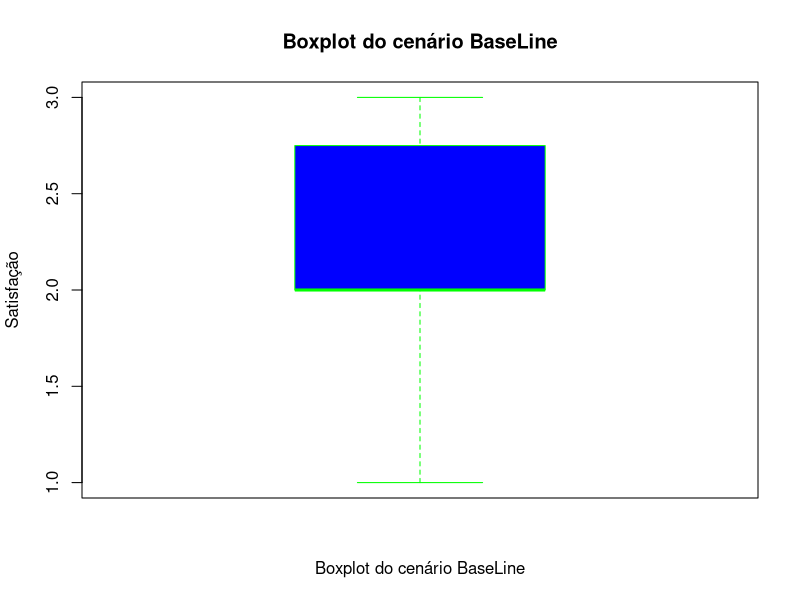
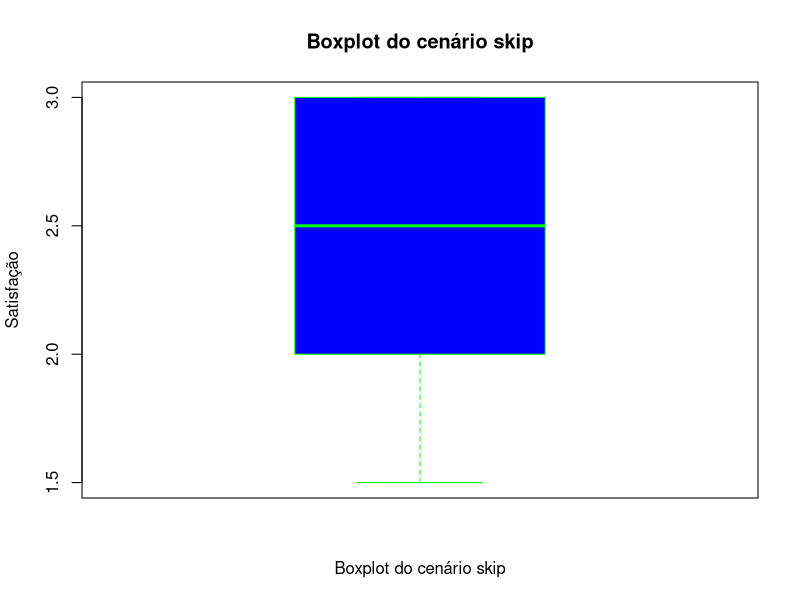
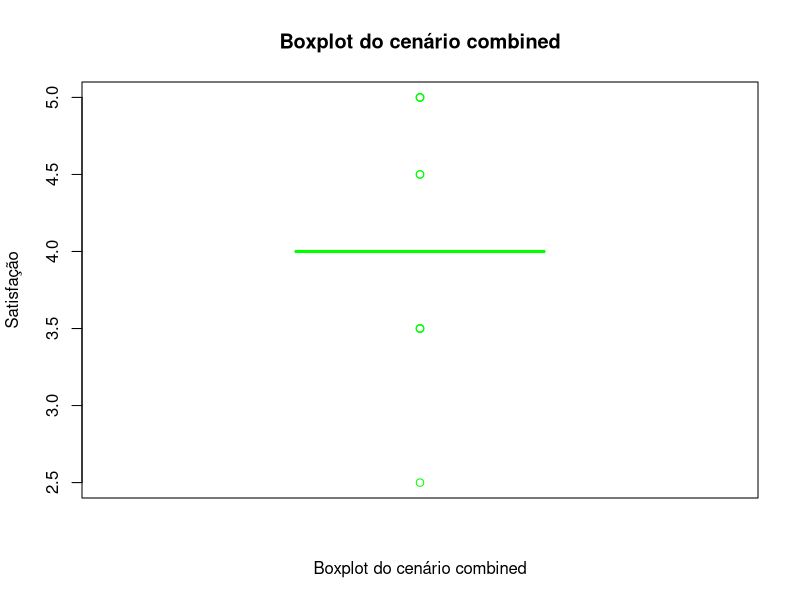
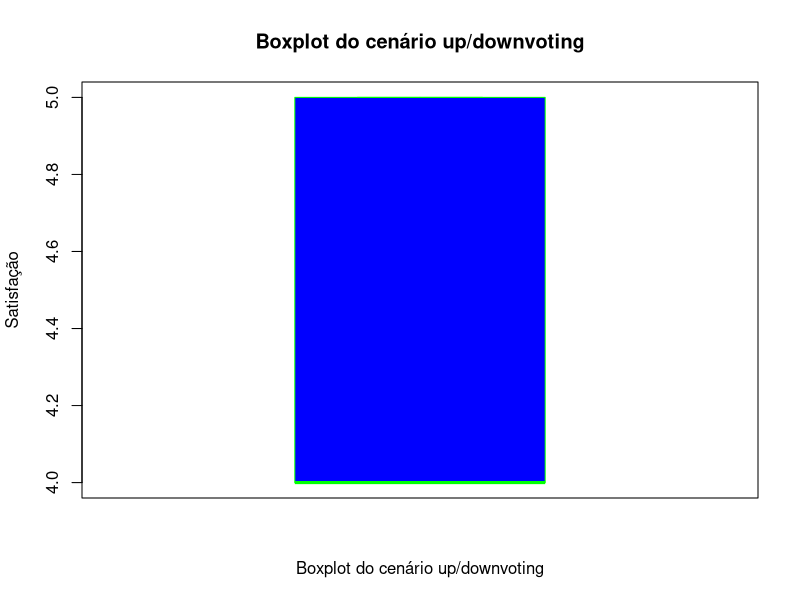

Here is the R script that generated these plots, in order: (Note: a time limit stopped this script after it produced the figures.)
## ---- chunk 1
library(tidyverse)
theme_set(theme_bw())
library(viridis)
library(boot)
library(broom)

knitr::opts_chunk$set(tidy = FALSE,
                      fig.width = 6,
                      fig.height = 5)

## ---- chunk 2
dados = read_csv(here::here("data/satisfacoes.csv"), 
                 col_types = "cdcc") 

glimpse(dados)
## ---- chunk 3
baseLine <- filter(dados, scenario == "baseline")

boxplot(baseLine$satisfaction,
main = "Boxplot do cenário BaseLine",
xlab = "Boxplot do cenário BaseLine",
ylab = "Satisfação",
col = "blue",
border = "green",
horizontal = FALSE
)
## ---- chunk 4
baseLine <- filter(dados, scenario == "skip")

boxplot(baseLine$satisfaction,
main = "Boxplot do cenário skip",
xlab = "Boxplot do cenário skip",
ylab = "Satisfação",
col = "blue",
border = "green",
horizontal = FALSE
)
## ---- chunk 5
baseLine <- filter(dados, scenario == "combined")

boxplot(baseLine$satisfaction,
main = "Boxplot do cenário combined",
xlab = "Boxplot do cenário combined",
ylab = "Satisfação",
col = "blue",
border = "green",
horizontal = FALSE
)
## ---- chunk 6
baseLine <- filter(dados, scenario == "up/downvoting")

boxplot(baseLine$satisfaction,
main = "Boxplot do cenário up/downvoting",
xlab = "Boxplot do cenário up/downvoting",
ylab = "Satisfação",
col = "blue",
border = "green",
horizontal = FALSE
)
## ---- chunk 7
theta <- function(dados, n = 1:NROW(dados), cenarios = c()) {
  if (length(cenarios) != 0)
    dados <- filter(dados, scenario %in% cenarios)
  
  cenarios <- as.factor(dados$scenario) %>% levels()
  
  agrupado = dados %>%
    slice(n) %>%
    group_by(scenario) %>%
    summarise(mean = mean(satisfaction), .groups = 'drop')
  
  
  b = agrupado %>% filter(scenario == cenarios[1]) %>% pull(mean)
  l = agrupado %>% filter(scenario == cenarios[2]) %>% pull(mean)
  l - b
}
## ---- chunk 8
addIntervaloConfianca <- function(ic, cenarios) {
  data.frame(
    base_scenario = cenarios[1],
    cenarios = cenarios[2],
    statistic = ic$statistic,
    conf.low = ic$conf.low,
    conf.high = ic$conf.high
  )
}
## ---- chunk 9
getIntervaloConfianca <- function(df, f, t) {
  df %>%
    filter(scenario %in% f) %>%
    boot(statistic = t,
         R = 4000) %>%
    tidy(conf.level = .95,
         conf.method = "bca",
         conf.int = TRUE)
}

df_comp <- data.frame()
## ---- chunk 10
cenarios = c("baseline", "up/downvoting")
set.seed(1L)
ic <- getIntervaloConfianca(dados, cenarios, theta)
df_comp <- rbind(df_comp, addIntervaloConfianca(ic, cenarios))

ic
## ---- chunk 11
cenarios = c("baseline", "skip")
set.seed(1L)
ic <- getIntervaloConfianca(dados, cenarios, theta)
df_comp <- rbind(df_comp, addIntervaloConfianca(ic, cenarios))

ic
## ---- chunk 12
cenarios = c("baseline", "combined")
set.seed(1L)
ic <- getIntervaloConfianca(dados, cenarios, theta)
df_comp <- rbind(df_comp, addIntervaloConfianca(ic, cenarios))

ic
## ---- chunk 13
theta_hip <- function(dados, cenarios = c()) {
  if (length(cenarios) != 0)
    dados <- filter(dados, scenario %in% cenarios)
  
  cenarios <- as.factor(dados$scenario) %>% levels()
  
  satisfacoes <- dados %>%
    group_by(scenario) %>%
    summarise(satisfacao = mean(satisfaction), .groups = 'drop')
  
  l <- satisfacoes %>% filter(scenario == cenarios[1]) %>% pull(satisfacao)
  b <- satisfacoes %>% filter(scenario == cenarios[2]) %>% pull(satisfacao)
  
  b - l
}
## ---- chunk 14
theta_emb <- function(d, cenarios = c()) {
  if (length(cenarios) != 0)
    d <- filter(d, scenario %in% cenarios)
  
  cenarios <- as.factor(d$scenario) %>% levels()
  
  satisfacoes <- d %>%
    mutate(scenario_embaralhado = sample(scenario, n())) %>%
    group_by(scenario_embaralhado) %>%
    summarise(satisfacao = mean(satisfaction), .groups = 'drop')
  
  l <- satisfacoes %>% filter(scenario_embaralhado == cenarios[1]) %>% pull(satisfacao)
  b <- satisfacoes %>% filter(scenario_embaralhado == cenarios[2]) %>% pull(satisfacao)
  
  b - l
}
## ---- chunk 15
getGrafico <- function(diffs, theta_hipo, cenarios) {
  tibble(diferenca = diffs) %>%
    ggplot(aes(x = diferenca)) +
    geom_histogram(binwidth = .1,
                   fill = "green",
                   color = "darkslateblue") +
    geom_vline(xintercept = theta_hipo, color = "blue") +
    geom_vline(xintercept = -theta_hipo, color = "blue") +
    labs(title = paste(cenarios[1], cenarios[2], sep = "-")) +
    scale_x_continuous(name = "Diferença") +
    scale_y_continuous(name = "Votos")
}
## ---- chunk 16
cenarios = c("baseline", "up/downvoting")
set.seed(1L)
th_bl_dv <- theta_hip(dados, cenarios = cenarios)
diffs = replicate(4000,{theta_emb(dados, cenarios = cenarios)})
getGrafico(diffs, th_bl_dv, cenarios)
## ---- chunk 17
cenarios = c("baseline", "skip")
set.seed(1L)
th_bl_sk <- theta_hip(dados, cenarios = cenarios)
diffs = replicate(4000,{theta_emb(dados, cenarios = cenarios)})
getGrafico(diffs, th_bl_sk, cenarios)
## ---- chunk 18
cenarios = c("baseline", "combined")
set.seed(1L)
th_bl_cb <- theta_hip(dados, cenarios = cenarios)
diffs = replicate(4000,{theta_emb(dados, cenarios = cenarios)})
getGrafico(diffs, th_bl_cb, cenarios)
